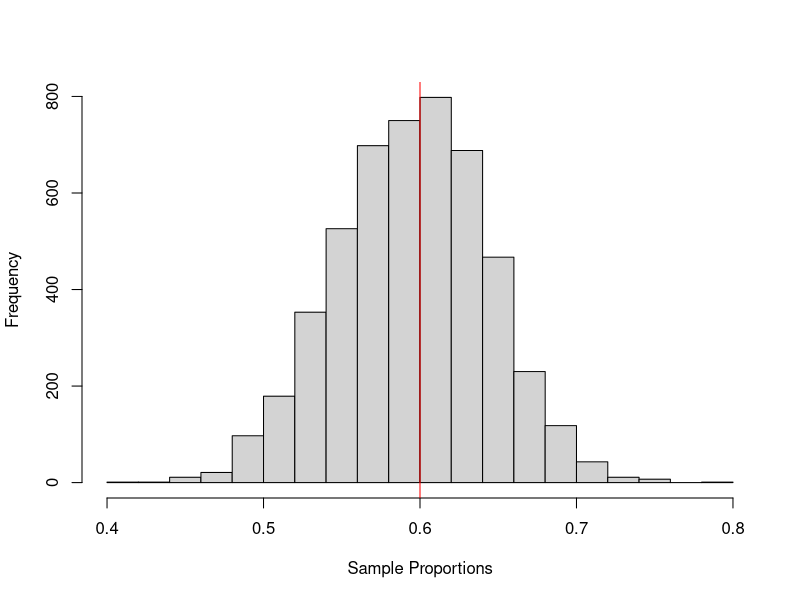

Recreate this plot in R.
## ---- chunk 1
set.seed(999)
## ---- chunk 2
pop_size = 10^6 # population size
n = 100 # sample size

# make population with 600,000 ones and 400,000 zeros
population = c(rep(1, 0.6*pop_size), rep(0, 0.4*pop_size))

# take random sample of size 100
samp = sample(population, size = n)
# compute sample proportion
phat = sum(samp) / n
phat
## ---- chunk 3
# take random sample of size 100
samp = sample(population, size = n)
# compute sample proportion
phat = sum(samp) / n
phat
## ---- chunk 4
pop_size = 10^6 # population size
n = 100 # sample size
population = c(rep(1, 0.6*pop_size), rep(0, 0.4*pop_size))
phats = c() # initialize vector for sample proportions
for(i in 1:5000) {
  samp = sample(population, size = n)
  phats[i] = sum(samp) / n
}
## ---- chunk 5
hist(phats, xlab = "Sample Proportions", main = "")
abline(v = 0.6, col = "red") # make vertical line at p=0.6
## ---- chunk 6
sd(phats)
